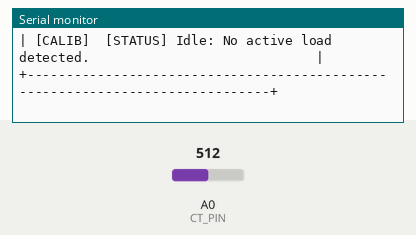
Bench run of a sketch on a simulated Arduino Uno, built with avr-gcc and run on an emulated ATmega328P. Shown: the last lines printed to the serial monitor. The test bench sets the inputs (shaded band); at power-on: A0 (CT_PIN) = 512.

Above: at 1.5 s.
1.6 s: A0 (CT_PIN) set to 716
At 2.3 s:
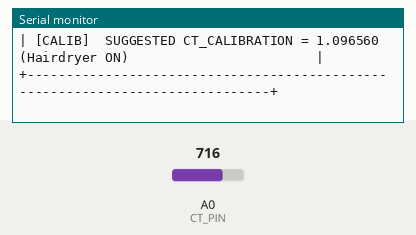
4.6 s: A0 (CT_PIN) set to 900
At 6.2 s:
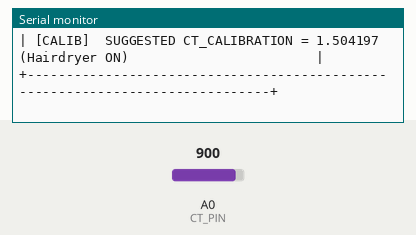
Timing chart, 0 to 7.7 s (numbered marks = the images above; inputs shaded):
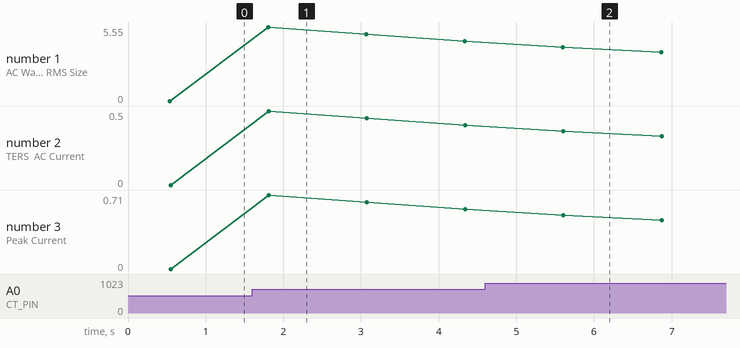

The sketch:

stage2_calibration.ino
```cpp
/* ============================================================
   Bantay-Dagitab — STAGE 2: CT CALIBRATION & LIVE POWER METER

   This sketch does two things:
   1. Calibration Mode: Re-derives the CT_CALIBRATION factor
      against a known load (your 1400 W hairdryer).
   2. Live Measurement Mode: Uses your new calibration factor
      (0.090253) to display real-world electrical metrics.

   WHAT CAN WE MEASURE AND CALCULATE AFTER AC CURRENT?
   -------------------------------------------------
   Clamping an AC current sensor around a wire allows us to measure
   and calculate a wide range of electrical metrics:
   1. Dynamic DC Bias: The center offset of your NodeMCU ADC.
   2. AC Wave Size: The raw peak-to-peak amplitude (in ADC counts).
   3. Current RMS (Amps): The effective continuous current.
   4. Current Peak (Amps): The maximum peak value of the AC sine wave.
   5. AC Voltage (Volts): The assumed mains voltage (230 V).
   6. Active Power (Watts): Real-time electricity usage.
   7. Cumulative Energy (Watt-hours, Wh): Total energy consumed since
      the NodeMCU booted up.

   Board: "NodeMCU 1.0 (ESP-12E Module)"
   No libraries required.
   ============================================================ */

const int CT_PIN = A0;
const unsigned long BAUD = 115200;

// Burst length per measurement (~12 cycles at 60 Hz)
const unsigned long RMS_BURST_MS = 200;

// Exponential moving average smoothing factor.
// Lower = smoother, slower to settle.
const float EMA_ALPHA = 0.10f;

// ---------- CALIBRATION CONSTANTS ----------
const float KNOWN_LOAD_WATTS = 1400.0f; // Your hairdryer rating
const float MAINS_VOLTAGE_V  = 230.0f;  // Nominal residential voltage

// Your newly calibrated factor! We use this to show you real-world values.
const float CALIBRATED_CT_CALIBRATION = 0.090253f;

// Expected AC current: Power / Voltage = 1400 / 230 ≈ 6.087 Amps
const float EXPECTED_I_RMS = KNOWN_LOAD_WATTS / MAINS_VOLTAGE_V;

// ---------- GLOBAL STATE ----------
float g_ema = NAN;
float g_ema_bias = NAN;

// Energy accumulation variables
float g_energy_ws = 0.0f;          // Watt-seconds consumed since startup
unsigned long g_last_loop_ms = 0;  // Last time loop ran to calculate elapsed time

// Dynamically calculates both the DC bias (average) and the pure AC RMS of the wave.
float measureAdcRmsBurst(float &out_bias) {
  unsigned long t_end = millis() + RMS_BURST_MS;
  double sq_sum = 0.0;
  double sum = 0.0;
  uint32_t n = 0;

  while ((long)(millis() - t_end) < 0) {
    int raw = analogRead(CT_PIN);
    sum += raw;
    sq_sum += (double)raw * (double)raw;
    n++;
    yield();
  }

  if (n == 0) {
    out_bias = 512.0f;
    return 0.0f;
  }

  float mean = (float)(sum / (double)n);
  out_bias = mean;

  float variance = (float)((sq_sum / (double)n) - ((double)mean * (double)mean));
  if (variance < 0.0f) variance = 0.0f;

  return sqrtf(variance);
}

void setup() {
  Serial.begin(BAUD);
  delay(300);
  Serial.println();
  Serial.println(F("=================================================="));
  Serial.println(F("    Bantay-Dagitab — STAGE 2: LIVE AC POWER METER "));
  Serial.println(F("=================================================="));
  Serial.print(F("Calibrated Factor (config.h): "));
  Serial.println(CALIBRATED_CT_CALIBRATION, 6);
  Serial.print(F("Assumed Mains Voltage     : "));
  Serial.print(MAINS_VOLTAGE_V, 1);
  Serial.println(F(" V AC"));
  Serial.println(F("=================================================="));
  Serial.println();

  g_last_loop_ms = millis();
}

void loop() {
  // Calculate elapsed time since the last loop iteration
  unsigned long now = millis();
  float elapsed_sec = 0.0f;
  if (g_last_loop_ms > 0 && now > g_last_loop_ms) {
    elapsed_sec = (float)(now - g_last_loop_ms) / 1000.0f;
  }
  g_last_loop_ms = now;

  float current_bias = 512.0f;
  float ac_rms = measureAdcRmsBurst(current_bias);

  // Smooth raw measurements using Exponential Moving Average
  if (isnan(g_ema)) {
    g_ema = ac_rms;
    g_ema_bias = current_bias;
  } else {
    g_ema = (EMA_ALPHA * ac_rms) + ((1.0f - EMA_ALPHA) * g_ema);
    g_ema_bias = (EMA_ALPHA * current_bias) + ((1.0f - EMA_ALPHA) * g_ema_bias);
  }

  // --- 1. CALCULATE CALIBRATION FACTOR ---
  float suggested_cal = 0.0f;
  if (g_ema > 3.0f) {
    suggested_cal = EXPECTED_I_RMS / g_ema;
  }

  // --- 2. CALCULATE REAL-WORLD AC METRICS ---
  // AC Current RMS
  float current_amps = g_ema * CALIBRATED_CT_CALIBRATION;

  // AC Current Peak (I_peak = I_rms * sqrt(2))
  float peak_amps = current_amps * 1.4142f;

  // Real-time Active Power (Watts)
  float power_watts = current_amps * MAINS_VOLTAGE_V;

  // Accumulate energy (Watt-seconds) only if there is an active load
  if (power_watts > 1.0f) {
    g_energy_ws += power_watts * elapsed_sec;
  }
  // Convert Watt-seconds to Watt-hours (1 Wh = 3600 Watt-seconds)
  float energy_wh = g_energy_ws / 3600.0f;

  // --- 3. FORMATTED TELEMETRY GRID OUTPUT ---
  Serial.println(F("+------------------------------------------------------------------------------+"));
  Serial.println(F("|                        BANTAY-DAGITAB AC POWER TELEMETRY                     |"));
  Serial.println(F("+------------------------------------------------------------------------------+"));

  // Row 1: Raw Microcontroller Data
  Serial.print(F("| [RAW]    ADC Bias: "));
  Serial.print(g_ema_bias, 1);
  Serial.print(F(" counts       | AC Wave RMS Size: "));
  Serial.print(g_ema, 2);
  Serial.println(F(" counts           |"));

  // Row 2: Current Meters
  Serial.print(F("| [METERS] AC Current: "));
  Serial.print(current_amps, 4);
  Serial.print(F(" Amps RMS  | Peak Current:     "));
  Serial.print(peak_amps, 4);
  Serial.println(F(" Amps Peak     |"));

  // Row 3: Power Grid State
  Serial.print(F("| [POWER]  AC Voltage: "));
  Serial.print(MAINS_VOLTAGE_V, 1);
  Serial.print(F(" Volts RMS | Real-time Power:  "));
  Serial.print(power_watts, 1);
  Serial.println(F(" Watts         |"));

  // Row 4: Cumulative Energy usage
  Serial.print(F("| [ENERGY] Total Consumption: "));
  Serial.print(energy_wh, 5);
  Serial.println(F(" Wh (Watt-hours since start)          |"));

  // Row 5: Calibration Helper
  Serial.println(F("+------------------------------------------------------------------------------+"));
  if (g_ema > 3.0f) {
    Serial.print(F("| [CALIB]  SUGGESTED CT_CALIBRATION = "));
    Serial.print(suggested_cal, 6);
    Serial.println(F(" (Hairdryer ON)                        |"));
  } else {
    Serial.println(F("| [CALIB]  [STATUS] Idle: No active load detected.                             |"));
  }
  Serial.println(F("+------------------------------------------------------------------------------+"));
  Serial.println();

  delay(1000); // 1-second cadence is much cleaner to read in Serial Monitor
  yield();
}
```

Measured:
- after the input at 1.6 s, the serial monitor: prints a new line after 0.21 s (image 1)
- after the input at 4.6 s, the serial monitor: prints a new line after 1.0 s (image 2)
- plotted number 1: 0 → 4.5 after the input at 1.6 s
- plotted number 2: 0 → 0.41 after the input at 1.6 s
- plotted number 3: 0 → 0.57 after the input at 1.6 s
